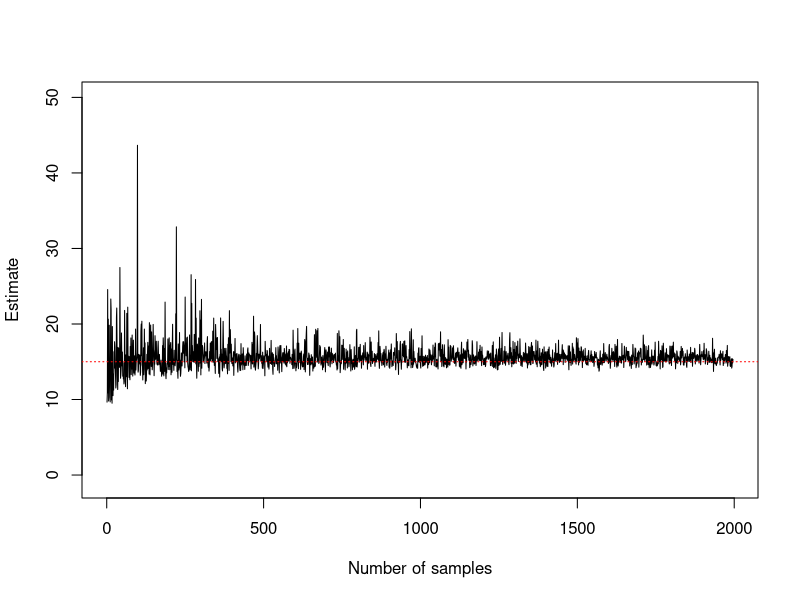
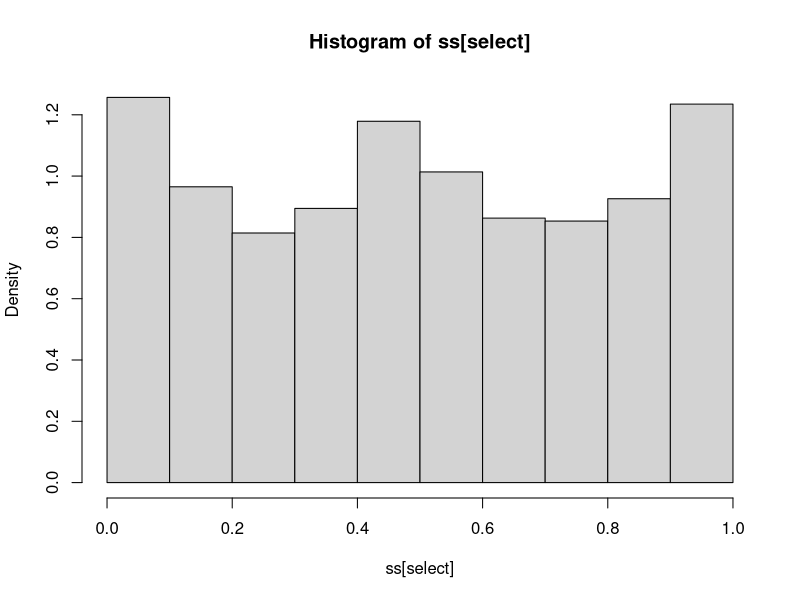
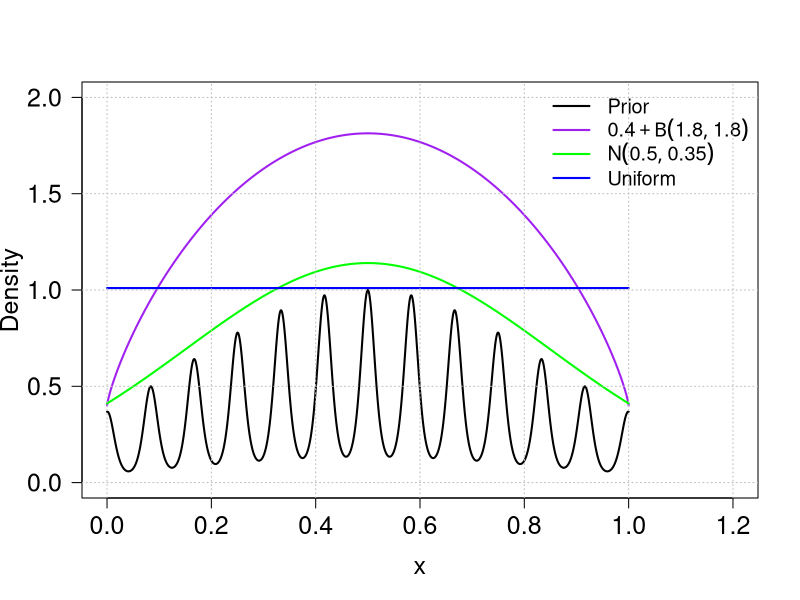

Write the R code that produced these figures, in order. (Note: this script raises an error after producing the figures.)
## ---- chunk 1
knitr::opts_chunk$set(echo = TRUE)
## ---- chunk 2

# OLD CODE FROM OPTIMIZATION ASSIGNMENT

##### Task 1 ######################################

## Newwton-Rhapson

maxit <- 50
th <- matrix(0,maxit,3)
th[1,1:2] <- c(0.2, 0.5)

theta1 <- 0.5
theta2 <- 0.5
ll <-  1048*log(3*theta1 + theta2) + 8125*log(4-2*theta1 -theta2) + 
  131*log(theta1) + 696*log(theta2)
th[1,3] <- ll
th

for (i in 2:maxit) {
  # theta vector
  theta1 <- th[i-1,1]
  theta2 <- th[i-1,2]
  
  theta1 <- max(0.00001, theta1)  # Ensure theta1 > 0
  theta2 <- max(0.00001, theta2)  # Ensure theta2 > 0
  if (4 - 2 * theta1 - theta2 <= 0) {
    theta2 <- 4 - 2 * theta1   # Small epsilon to avoid boundary issues
  }

  # score vector
  s1 <- 3144/(3*theta1 + theta2) - 16250/(4-2*theta1 - theta2) + 131/theta1
  s2 <- 1048/(3*theta1 + theta2) - 8125/(4-2*theta1 - theta2) + 696/theta2
  score <- c(s1, s2)
  
  # hessian matrix
  s1_th1 <- -(3144*3)/((3*theta1+theta2)^2) + (16250*(-2))/((4-2*theta1-theta2)^2) - 131/(theta1^2)
  s1_th2 <- -3144/((3*theta1 + theta2)^2) - 16250/((4-2*theta1 - theta2)^2)
  s2_th2 <- -1048/((3*theta1+theta2)^2) - 8125/((4-2*theta1-theta2)^2) - 696/(theta2^2)
  s2_th1 <- -(1048*3)/((3*theta1+theta2)^2) + (8125*(-2))/((4-2*theta1-theta2)^2)
  hess <- matrix(c(s1_th1, s1_th2, s2_th1, s2_th2), 2, byrow = T)

  # store log-likelihood
  ll <-  1048*log(3*theta1 + theta2) + 8125*log(4-2*theta1 -theta2) + 
    131*log(theta1) + 696*log(theta2)
  th[i,3] <- ll
  
  # update thetas
  th[i, 1:2] <- th[i-1,1:2]-1*solve(hess)%*%score
}

## EM-Algorithm

# observed data
Y <- c(1048, 8125, 131, 696)

# set initial values for theta
theta <- c(0.5, 0.5) # theta1, theta2

# set tolerance and maximum of iterations
tol <- 1e-8
maxit <- 100

# function for log-likelihood
ll <- function(theta) {
  # given a theta vector
  theta1 <- theta[1]
  theta2 <- theta[2]
  # estimate objective function
  curr_ll <- 1048 * log(3 * theta1 + theta2) + 8125 * log(4 - 2 * theta1 - theta2) +
    131 * log(theta1) + 696 * log(theta2)
  return(curr_ll)
}

prev_ll <- -Inf  # set negative threshold for beginning 

# set up result tables for parameter estimates and unobserved data estimates
tab_theta <- matrix(0,maxit,3)
tab_theta[1, 1:2] <- theta
tab_Z <- matrix(0, maxit, 4)

# em-algorithm: iterate through e and m step until convergence
for (i in 2:maxit) {
  # E-step: get expected values
  Z11 <- (3 * theta[1]) / (3 * theta[1] + theta[2]) * Y[1]
  Z12 <- theta[2] / (3 * theta[1] + theta[2]) * Y[1]
  Z21 <- ((1/2) - (theta[1]/2)) / ((1/2) - (theta[1]/2) + (1/2) - (theta[2]/4)) * Y[2]
  Z22 <- ((1/2) - (theta[2]/4)) / ((1/2) - (theta[1]/2) + (1/2) - (theta[2]/4)) * Y[2]
  Z3 <- Y[3]
  Z4 <- Y[4]
  
  # store expected values in result table
  tab_Z[i, ] <- c(Z11, Z12, Z21, Z22)
  
  # M-step: 
  # update theta-vector 
  theta[1] <- (Z11 + Z3) / (Z11 + Z3 + Z21)
  theta[2] <- (2*(Z12 + Z4)) / (Z22 + Z12 + Z4)
  # estimate objective function
  curr_ll <- ll(theta)
  
  # store parameter values
  tab_theta[i, 1:2] <- theta
  tab_theta[, 3] <- curr_ll
    
    # stop if convergence is reached
    if (abs(curr_ll - prev_ll) < tol) {
      tab_theta <- tab_theta[0:i, ]
      tab_Z <- tab_Z[0:i, ]
      break
    }
    # update previous log-lik-function
    prev_ll <- curr_ll
    
}


##### Task 2 ######################################

#### Importance sampling ####
sim=2000
nn=seq(5:sim)
ll=length(nn)

n <- 10                
k <- 4                  
theta <- k/n

# prior distribution
prior <- function(theta) {
  prior_distr <- exp(-4*(theta-0.5)^2-2*(sin(12*pi*theta)^2))
  return(prior_distr)
}

mciobs.is=rep(0, ll)

set.seed(123123)
for (i in 1:ll){
  yobs <- rbinom(sim, size = n, prob = theta) # likelihood of data given theta
  weights <- yobs * prior(theta) / dnorm(yobs, mean=4, sd=2)
  mciobs.is[i] <- mean(weights[1:nn[i]])}
  plot(nn,mciobs.is,type="l",ylim=c(-1,50)
       ,xlab="Number of samples",ylab="Estimate")
  abline(h=15,col="red",lty="dotted")
  
mean(weights)  # normalizing constant
mean(mciobs.is)

#### rejection algorithm ####

par(mfrow = c(1, 1))
# visualize the envelope M*g(x) and p(theta|y)
png("plots/prior_comparison.png", width = 10, height = 8, units = "in", res = 300)
xx <- seq(0, 1, .001)
plot(xx, prior(xx), type = "l", ylim = c(0, 2), xlim = c(0, 1.2),
     xlab = "x", ylab = "Density",
     col = "black", lwd = 2, 
     cex.lab = 1.5, cex.axis = 1.5, las = 1) 
lines(xx, 0.4 + dbeta(xx, 1.8, 1.8), col = "purple", lwd = 2)
lines(xx, dnorm(xx, 0.5, sd = 0.35), col = "green", lwd = 2)
lines(xx, 1.01 * dunif(xx), col = "blue", lwd = 2)
legend("topright", legend = c("Prior", 
                              expression(0.4 + Beta(1.8, 1.8)), 
                              expression(N(0.5, 0.35)), 
                              "Uniform"),
       col = c("black", "purple", "green", "blue"), lty = 1, lwd = 2, cex = 1.2, bty = "n")
grid(col = "gray", lty = "dotted")
dev.off()



set.seed(3434)
# set sample size and normalizing constant
n = 10000
M <- 1

# sample from uniform distribution
ss <- runif(n, 0, 1)

# get f(x) for sample based on uniform distribution
fss_unif <- dunif(ss, 0, 1)
# try out with beta
fss_beta <- 0.4+dbeta(ss, 1.8, 1.8)
# try out with normal distribution
fss_norm <- dnorm(ss, 0.5, sd=0.35)
# sample based on prior
fss_weirdo <- prior(ss)

# check that M is large enough to build the envelope
which(fss_weirdo > M*fss_unif) # should be 0
which(fss_weirdo > M*fss_beta)
which(fss_weirdo > M*fss_beta)
which(fss_weirdo > M*fss_norm)

# acceptance
u <- runif(n, 0, 1)
accept <- fss_weirdo / (M*fss_norm)
select <- (u < accept)
acceptance_prob <- sum(select)/n  # 0.418


hist(ss[select], freq = F)

## compare to theoretical value
besselI(1, 0) / exp(1)
# [1] 0.4657596

x <- seq(0,1, .001)
for (i in 1:n) {
  posterior_prob <- (likelihood * prior_prob) / 1
}

plot(x, posterior(x))
xx <- seq(0,1, .001)
prior_prob <- prior(xx)
likelihood <- dbinom(4, 10, xx)
posterior_prob <- (likelihood * prior_prob) / M

png("plots/posterior_prob.png", width = 10, height = 8, units = "in", res = 300)
par(mar = c(7, 7, 1, 2))
par(mgp = c(4, 1, 0))
plot(x, posterior_prob, type = "l",
     xlab = "x",
     ylab = "Posterior Probability",
     col = "dodgerblue",
     lwd = 2, 
     cex.axis = 1.5,
     cex.lab = 1.5, 
     las = 1) 
grid(col = "gray", lty = "dotted") 
dev.off()

posterior <- function(theta) {
  post <- (dbinom(4, 10, theta) * prior(theta)) / M
  return(post)
}

#### Metropolis sampler ####

## random number generator for uniform distribution
rf <- function(n) {
  y <-   runif(n)
  return(y)
}


# prior distribution
prior <- function(theta) {
  prior_distr <- exp(-4*(theta-0.5)^2-2*(sin(12*pi*theta)^2))
  return(prior_distr)
}


# function to evaluate proposed function at log scale to avoid small numbers
log_posterior <- function(theta) {
  log_post <- log(dbinom(4, 10, theta)) - log(prior(theta))
  return(log_post)
}

# get a sample 
sx <- rf(n)
n <- 10000  # number of iterations
acc <- 0 # set counter for acceptance

theta_current <- 0.4
log_current <- log_posterior(theta_current)

theta_results <- rep(0, n) # result vector to store samples
theta_results[1] <- theta_current  # set initial value for theta

# for each iteration
for (i in 2:n) {
  # draw a candidate
  theta_cand <- runif(1)
  theta_cand <- rbeta(1, 1.8, 1.8)
  # compare likelihood of candidate with current value
  log_cand <- log_posterior(theta_cand)
  logalpha <- log_cand - log_current
  alpha <- exp(logalpha)
  
  # accept candidate if larger than some random uniform draw
  u <- runif(1)
  if (u < alpha) {
    theta_current <- theta_cand
    acc = acc + 1 # update acceptance counter
    log_current <- log_cand
  }
  theta_results[i] <- theta_current
}

theta_results
acceptance <- acc/n

# line plot for theta samples
png("plots/MH_line.png", width = 10, height = 8, units = "in", res = 300)
par(mar = c(5, 5, 1, 2))
plot(theta_results, type="l", 
     xlab="Iteration", ylab=expression(theta), 
     ylim=c(0,1),
     col="dodgerblue", lwd=2, 
     cex.axis=1.5, cex.lab=1.5, 
     cex.main=2, las=1)  
grid()  
dev.off()


## histogram
png("plots/MH_hist.png", width = 10, height = 8, units = "in", res = 300)
par(mar = c(5, 5, 1, 2))
hist(theta_results, 
     xlab=expression(theta), ylab="Density", 
     main="",
     col="dodgerblue", border="lightblue", 
     breaks=70, 
     ylim=c(0, 6),  
     cex.axis=1.5, cex.lab=1.5, 
     cex.main=2, las=1, freq=FALSE)  
grid()  
dev.off()
